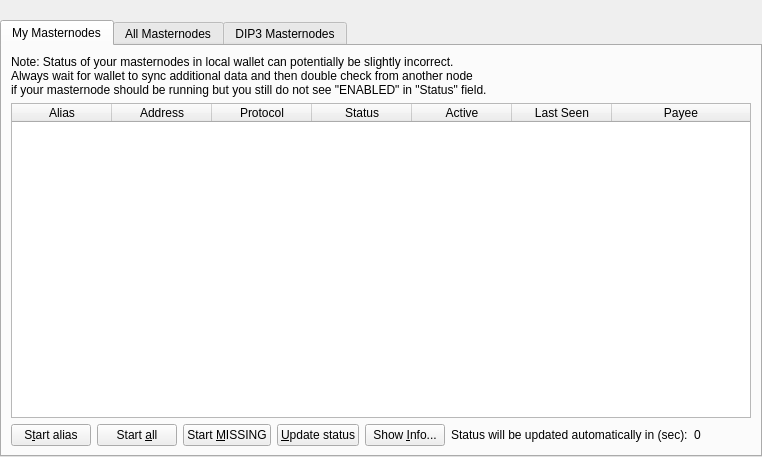
<?xml version="1.0" encoding="UTF-8"?>
<ui version="4.0">
 <class>MasternodeList</class>
 <widget class="QWidget" name="MasternodeList">
  <property name="geometry">
   <rect>
    <x>0</x>
    <y>0</y>
    <width>762</width>
    <height>457</height>
   </rect>
  </property>
  <property name="windowTitle">
   <string>Form</string>
  </property>
  <layout class="QVBoxLayout" name="topLayout">
   <property name="leftMargin">
    <number>0</number>
   </property>
   <property name="topMargin">
    <number>0</number>
   </property>
   <property name="rightMargin">
    <number>0</number>
   </property>
   <property name="bottomMargin">
    <number>0</number>
   </property>
   <item>
    <layout class="QVBoxLayout" name="verticalLayout">
     <property name="bottomMargin">
      <number>0</number>
     </property>
     <item>
      <spacer name="horizontalSpacer0">
       <property name="orientation">
        <enum>Qt::Horizontal</enum>
       </property>
       <property name="sizeHint" stdset="0">
        <size>
         <width>40</width>
         <height>20</height>
        </size>
       </property>
      </spacer>
     </item>
     <item>
      <widget class="QTabWidget" name="tabWidget">
       <property name="currentIndex">
        <number>0</number>
       </property>
       <widget class="QWidget" name="tabMyMasternodes">
        <attribute name="title">
         <string>My Masternodes</string>
        </attribute>
        <layout class="QGridLayout" name="gridLayout_2">
         <item row="0" column="0">
          <layout class="QVBoxLayout" name="verticalLayout_2">
           <property name="bottomMargin">
            <number>0</number>
           </property>
           <item>
            <layout class="QHBoxLayout" name="horizontalLayout_note">
             <property name="bottomMargin">
              <number>0</number>
             </property>
             <item>
              <widget class="QLabel" name="updateNote">
               <property name="text">
                <string>Note: Status of your masternodes in local wallet can potentially be slightly incorrect.&lt;br /&gt;Always wait for wallet to sync additional data and then double check from another node&lt;br /&gt;if your masternode should be running but you still do not see &quot;ENABLED&quot; in &quot;Status&quot; field.</string>
               </property>
              </widget>
             </item>
            </layout>
           </item>
           <item>
            <widget class="QTableWidget" name="tableWidgetMyMasternodes">
             <property name="minimumSize">
              <size>
               <width>695</width>
               <height>0</height>
              </size>
             </property>
             <property name="editTriggers">
              <set>QAbstractItemView::NoEditTriggers</set>
             </property>
             <property name="alternatingRowColors">
              <bool>true</bool>
             </property>
             <property name="selectionMode">
              <enum>QAbstractItemView::SingleSelection</enum>
             </property>
             <property name="selectionBehavior">
              <enum>QAbstractItemView::SelectRows</enum>
             </property>
             <property name="sortingEnabled">
              <bool>true</bool>
             </property>
             <attribute name="horizontalHeaderStretchLastSection">
              <bool>true</bool>
             </attribute>
             <column>
              <property name="text">
               <string>Alias</string>
              </property>
             </column>
             <column>
              <property name="text">
               <string>Address</string>
              </property>
             </column>
             <column>
              <property name="text">
               <string>Protocol</string>
              </property>
             </column>
             <column>
              <property name="text">
               <string>Status</string>
              </property>
             </column>
             <column>
              <property name="text">
               <string>Active</string>
              </property>
             </column>
             <column>
              <property name="text">
               <string>Last Seen</string>
              </property>
             </column>
             <column>
              <property name="text">
               <string>Payee</string>
              </property>
             </column>
            </widget>
           </item>
           <item>
            <layout class="QHBoxLayout" name="horizontalLayout_5">
             <property name="bottomMargin">
              <number>0</number>
             </property>
             <item>
              <widget class="QPushButton" name="startButton">
               <property name="text">
                <string>S&amp;tart alias</string>
               </property>
              </widget>
             </item>
             <item>
              <widget class="QPushButton" name="startAllButton">
               <property name="text">
                <string>Start &amp;all</string>
               </property>
              </widget>
             </item>
             <item>
              <widget class="QPushButton" name="startMissingButton">
               <property name="text">
                <string>Start &amp;MISSING</string>
               </property>
              </widget>
             </item>
             <item>
              <widget class="QPushButton" name="UpdateButton">
               <property name="text">
                <string>&amp;Update status</string>
               </property>
              </widget>
             </item>
             <item>
              <widget class="QPushButton" name="QRButton">
               <property name="toolTip">
                <string>Show additional Masternode information</string>
               </property>
               <property name="text">
                <string>Show &amp;Info...</string>
               </property>
              </widget>
             </item>
             <item>
              <widget class="QLabel" name="autoupdate_label">
               <property name="text">
                <string>Status will be updated automatically in (sec):</string>
               </property>
              </widget>
             </item>
             <item>
              <widget class="QLabel" name="secondsLabel">
               <property name="text">
                <string>0</string>
               </property>
              </widget>
             </item>
             <item>
              <spacer name="horizontalSpacer_5">
               <property name="orientation">
                <enum>Qt::Horizontal</enum>
               </property>
               <property name="sizeHint" stdset="0">
                <size>
                 <width>40</width>
                 <height>20</height>
                </size>
               </property>
              </spacer>
             </item>
            </layout>
           </item>
          </layout>
         </item>
        </layout>
       </widget>
       <widget class="QWidget" name="tabAllMasternodes">
        <attribute name="title">
         <string>All Masternodes</string>
        </attribute>
        <layout class="QGridLayout" name="gridLayout">
         <item row="1" column="0" rowspan="2" colspan="2">
          <layout class="QHBoxLayout" name="horizontalLayout_3">
           <property name="bottomMargin">
            <number>0</number>
           </property>
           <item>
            <widget class="QLabel" name="label_filter">
             <property name="text">
              <string>Filter List:</string>
             </property>
            </widget>
           </item>
           <item>
            <widget class="QLineEdit" name="filterLineEdit">
             <property name="toolTip">
              <string>Filter masternode list</string>
             </property>
            </widget>
           </item>
           <item>
            <spacer name="horizontalSpacer_3">
             <property name="orientation">
              <enum>Qt::Horizontal</enum>
             </property>
             <property name="sizeHint" stdset="0">
              <size>
               <width>10</width>
               <height>20</height>
              </size>
             </property>
            </spacer>
           </item>
           <item>
            <widget class="QLabel" name="label_count">
             <property name="text">
              <string>Node Count:</string>
             </property>
            </widget>
           </item>
           <item>
            <widget class="QLabel" name="countLabel">
             <property name="text">
              <string>0</string>
             </property>
            </widget>
           </item>
          </layout>
         </item>
         <item row="3" column="0">
          <widget class="QTableWidget" name="tableWidgetMasternodes">
           <property name="editTriggers">
            <set>QAbstractItemView::NoEditTriggers</set>
           </property>
           <property name="alternatingRowColors">
            <bool>true</bool>
           </property>
           <property name="selectionBehavior">
            <enum>QAbstractItemView::SelectRows</enum>
           </property>
           <property name="selectionMode">
            <enum>QAbstractItemView::NoSelection</enum>
           </property>
           <property name="sortingEnabled">
            <bool>true</bool>
           </property>
           <attribute name="horizontalHeaderStretchLastSection">
            <bool>true</bool>
           </attribute>
           <column>
            <property name="text">
             <string>Address</string>
            </property>
           </column>
           <column>
            <property name="text">
             <string>Protocol</string>
            </property>
           </column>
           <column>
            <property name="text">
             <string>Status</string>
            </property>
           </column>
           <column>
            <property name="text">
             <string>Active</string>
            </property>
           </column>
           <column>
            <property name="text">
             <string>Last Seen</string>
            </property>
           </column>
           <column>
            <property name="text">
             <string>Payee</string>
            </property>
           </column>
          </widget>
         </item>
         <item row="0" column="0">
          <widget class="QLabel" name="legacyListNote">
           <property name="text">
            <string>&lt;html&gt;&lt;head/&gt;&lt;body&gt;&lt;p&gt;Note: This list represents the legacy and non-deterministic masternode list. It is only active as long as DIP3 has not been fully activated. After SPORK16 activation, this list will be empty.&lt;/p&gt;&lt;/body&gt;&lt;/html&gt;</string>
           </property>
           <property name="textFormat">
            <enum>Qt::AutoText</enum>
           </property>
           <property name="wordWrap">
            <bool>true</bool>
           </property>
          </widget>
         </item>
        </layout>
       </widget>
       <widget class="QWidget" name="tabDIP3Masternodes">
        <attribute name="title">
         <string>DIP3 Masternodes</string>
        </attribute>
        <layout class="QGridLayout" name="gridLayout_3">
         <item row="1" column="0">
          <layout class="QHBoxLayout" name="horizontalLayout_4">
           <property name="bottomMargin">
            <number>0</number>
           </property>
           <item>
            <widget class="QLabel" name="label_filter_2">
             <property name="text">
              <string>Filter List:</string>
             </property>
            </widget>
           </item>
           <item>
            <widget class="QLineEdit" name="filterLineEditDIP3">
             <property name="toolTip">
              <string>Filter masternode list</string>
             </property>
            </widget>
           </item>
           <item>
            <widget class="QCheckBox" name="checkBoxMyMasternodesOnly">
             <property name="toolTip">
              <string>Show only masternodes this wallet has keys for.</string>
             </property>
             <property name="text">
              <string>My masternodes only</string>
             </property>
            </widget>
           </item>
           <item>
            <spacer name="horizontalSpacer_4">
             <property name="orientation">
              <enum>Qt::Horizontal</enum>
             </property>
             <property name="sizeHint" stdset="0">
              <size>
               <width>10</width>
               <height>20</height>
              </size>
             </property>
            </spacer>
           </item>
           <item>
            <widget class="QLabel" name="label_count_2">
             <property name="text">
              <string>Node Count:</string>
             </property>
            </widget>
           </item>
           <item>
            <widget class="QLabel" name="countLabelDIP3">
             <property name="text">
              <string>0</string>
             </property>
            </widget>
           </item>
          </layout>
         </item>
         <item row="2" column="0">
          <widget class="QTableWidget" name="tableWidgetMasternodesDIP3">
           <property name="editTriggers">
            <set>QAbstractItemView::NoEditTriggers</set>
           </property>
           <property name="alternatingRowColors">
            <bool>true</bool>
           </property>
           <property name="selectionMode">
            <enum>QAbstractItemView::SingleSelection</enum>
           </property>
           <property name="selectionBehavior">
            <enum>QAbstractItemView::SelectRows</enum>
           </property>
           <property name="sortingEnabled">
            <bool>true</bool>
           </property>
           <attribute name="horizontalHeaderStretchLastSection">
            <bool>true</bool>
           </attribute>
           <column>
            <property name="text">
             <string>Address</string>
            </property>
           </column>
           <column>
            <property name="text">
             <string>Status</string>
            </property>
           </column>
           <column>
            <property name="text">
             <string>PoSe Score</string>
            </property>
           </column>
           <column>
            <property name="text">
             <string>Registered</string>
            </property>
           </column>
           <column>
            <property name="text">
             <string>Last Paid</string>
            </property>
           </column>
           <column>
            <property name="text">
             <string>Next Payment</string>
            </property>
           </column>
           <column>
            <property name="text">
             <string>Payee</string>
            </property>
           </column>
           <column>
            <property name="text">
             <string>Operator Reward</string>
            </property>
           </column>
          </widget>
         </item>
         <item row="0" column="0">
          <widget class="QLabel" name="dip3NoteLabel">
           <property name="text">
            <string>&lt;html&gt;&lt;head/&gt;&lt;body&gt;&lt;p&gt;Note: This list is not active yet and only for informational purposes. The network is still running in compatibility mode, which means that the non-deterministic masternode list is still active. Only after SPORK16 activation, this list will become the active one. Also, the values in the payment related fields are not used at the moment, but still updated for every block. Please ignore this until SPORK16 activation.&lt;/p&gt;&lt;/body&gt;&lt;/html&gt;</string>
           </property>
           <property name="textFormat">
            <enum>Qt::AutoText</enum>
           </property>
           <property name="wordWrap">
            <bool>true</bool>
           </property>
          </widget>
         </item>
        </layout>
       </widget>
      </widget>
     </item>
    </layout>
   </item>
  </layout>
 </widget>
 <resources/>
 <connections/>
</ui>
